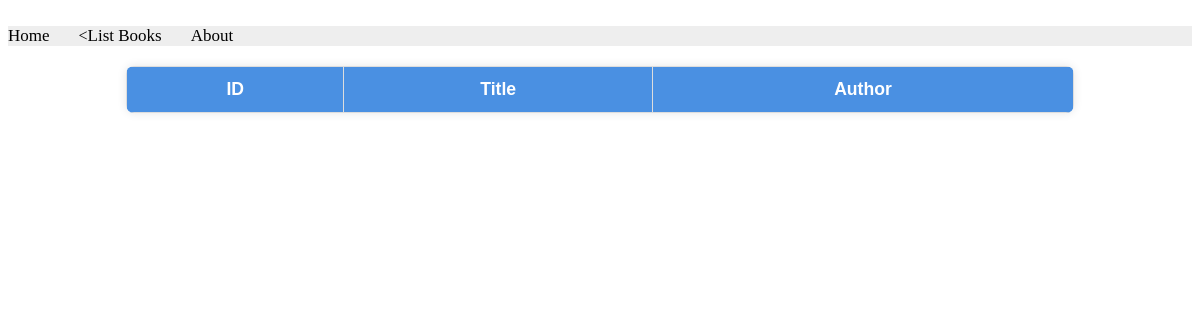
Before: /books/simple/query with the older database file.
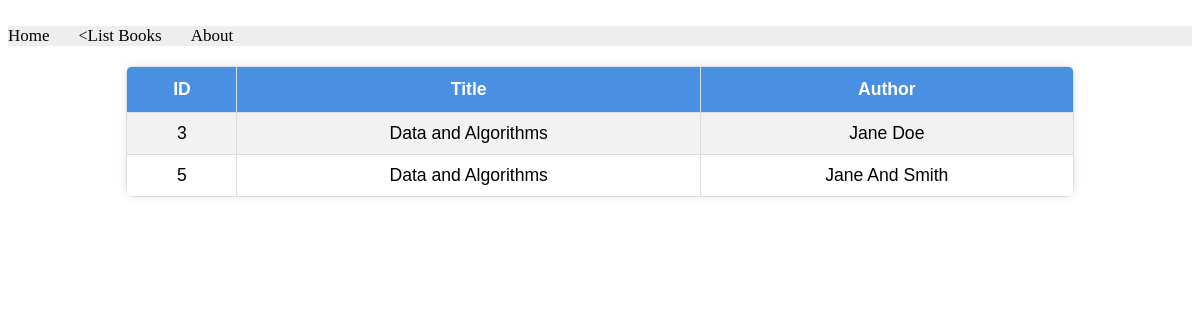
After: the same page with the newer database file.
### apps/bookmodule/models.py (models this page shows)
class Book(models.Model):
    title = models.CharField(max_length=50)
    author = models.CharField(max_length=50)
    price = models.FloatField(default=0.0)
    edition = models.SmallIntegerField(default=1)

### apps/bookmodule/views.py (the view)
# urls.py: path('simple/query', views.simple_query, name='simple_query'),
def simple_query(request):
    mybooks = Book.objects.filter(title__icontains='and')
    return render(request, 'bookmodules/bookList.html', {'books': mybooks})

### apps/templates/bookmodules/bookList.html (shortened to what this page needs)
﻿{% extends "layouts/base.html" %}
{% load static %}
{% block content %}
<table class="table-book">
    <tr>
        <th><b>ID</b></th>
        <th><b>Title</b></th>
        <th><b>Author</b></th>
    </tr>
    {% for book in books %}
    <tr>
        <td>{{ book.id }}</td>
        <td>{{ book.title }}</td>
        <td>{{ book.author }}</td>
    </tr>
    {% endfor %}
</table>
{% endblock content %}

### apps/templates/layouts/base.html (shortened to what this page needs)
<!DOCTYPE html>
<html>
{% load static %}
<head>
    <link rel="stylesheet" href="{% static 'styles.css' %}">
    <link rel="stylesheet" href="https://cdnjs.cloudflare.com/ajax/libs/font-awesome/4.7.0/css/font-awesome.min.css">
</head>
<body>
    {% include "includes/header.html" %}
    {% block content %} {% endblock content %}
</body>
</html>

### apps/templates/includes/header.html
{% with request.resolver_match.url_name as url_name %}
<div class="topnav">
    <a class="{% if url_name == 'index' %}active{% endif %}" href="{% url 'index' %}">Home</a>
    <<a class="{% if url_name == 'books.list_books' %}active{% endif %}" href="{% url 'books.list_books' %}">List Books</a>
    <a class="{% if url_name == 'books.aboutus' %}active{% endif %}" href="{% url 'books.aboutus' %}">About</a>
</div>
{% endwith %}

### apps/static/styles.css (style rules this page uses)
.topnav { background-color: #eeeeee; width: 100%; }

### apps/templates/bookmodules/bookList.html (style rules this page uses)
.table-book { width: 80%; border-collapse: collapse; margin: 20px auto; font-size: 1.1em; font-family: "Arial", sans-serif; text-align: center; box-shadow: 0px 0px 10px rgba(0, 0, 0, 0.1); background-color: #ffffff; border-radius: 8px; overflow: hidden; }
th { background-color: #4A90E2; color: white; border: 1px solid #ddd; padding: 12px; }
td { border: 1px solid #ddd; padding: 10px; }
tr:nth-child(even) { background-color: #f2f2f2; }

Changed rows visible on the page:
added Book: id "3", title "Data and Algorithms", author "Jane Doe"
added Book: id "5", title "Data and Algorithms", author "Jane And Smith"
